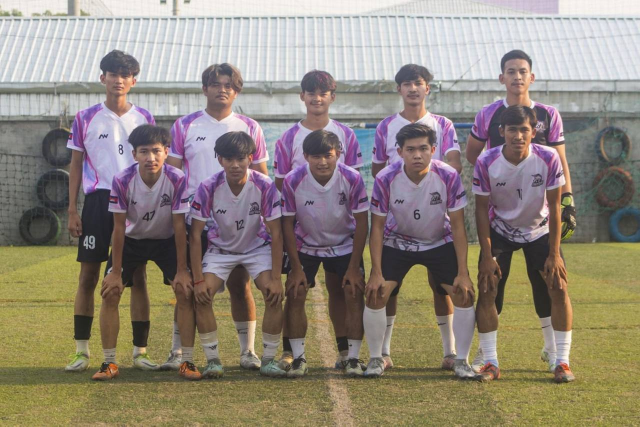
#> input picture week5/photos.jpg, 1280 x 853 px (shown at 1/2 size)
$ python face_detection.py
#> lines starting #> are read from the running program, lines starting #| are printed output that depends on the picture
import cv2
import numpy as np
import os


def load_haar_cascade():
    # Check if the Haar Cascade file exists
    cascade_path = cv2.data.haarcascades + 'haarcascade_frontalface_default.xml'
    if not os.path.exists(cascade_path):
        raise FileNotFoundError("Haar Cascade file does not exist.")
    face_cascade = cv2.CascadeClassifier(cascade_path)
    return face_cascade


def detect_faces(img, face_cascade):
    gray = cv2.cvtColor(img, cv2.COLOR_BGR2GRAY)
    faces = face_cascade.detectMultiScale(
        gray, scaleFactor=1.1, minNeighbors=5, minSize=(30, 30))
    return faces


def extract_faces(img, faces, new_width=100, new_height=150):
    face_images = []
    for (x, y, w, h) in faces:
        face = img[y:y + h, x:x + w]
        resized_face = cv2.resize(face, (new_width, new_height))
        face_images.append(resized_face)
    return face_images


def create_face_collage(face_image, original_image, cols=5, new_width=100, new_height=150):
    rows = (len(face_image) + 1 + cols - 1) // cols
    collage = np.zeros((rows * new_height, cols * new_width, 3), dtype=np.uint8)

    # Resize the original image to fit in the first block
    resized_original = cv2.resize(original_image, (new_width, new_height))
    collage[0:new_height, 0:new_width] = resized_original

    for idx, face in enumerate(face_image):
        row = (idx + 1) // cols
        col = (idx + 1) % cols
        collage[row * new_height:(row + 1) * new_height,
        col * new_width:(col + 1) * new_width] = face

    return collage


def image_detection(img_path):
#> called with img_path = 'photos.jpg'
    face_cascade = load_haar_cascade()
    img = cv2.imread(img_path)
#> img is the input picture: shape (853, 1280, 3); mean B, G, R 123.5, 135.1, 144.6
    faces = detect_faces(img, face_cascade)
#> in detect_faces, `gray = cv2.cvtColor(img, cv2.COLOR_BGR2GRAY)`:
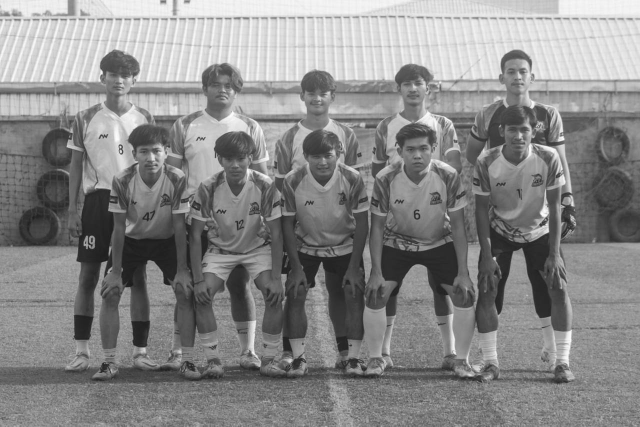
#> gray: shape (853, 1280) (shown at 1/2 size); min 20, max 255, mean 136.6
#> in detect_faces, `faces = face_cascade.detectMultiScale( gray, scaleFactor=1.1, minNeigh..`: faces = 13 rows, first 6: [410, 147, 64, 64], [1002, 119, 64, 64], [209, 130, 59, 59], [794, 144, 64, 64], [604, 164, 61, 61], [1004, 237, 65, 65]
    face_images = extract_faces(img, faces)
#> the loop in extract_faces, `for (x, y, w, h) in faces:` made 13 passes
#> (x, y, w, h) on passes 1 to 12: (410, 147, 64, 64), (1002, 119, 64, 64), (209, 130, 59, 59), (794, 144, 64, 64), (604, 164, 61, 61), (1004, 237, 65, 65), (799, 272, 71, 71), (265, 277, 71, 71), (612, 288, 66, 66), (607, 185, 60, 60), (1140, 304, 65, 65), (157, 244, 76, 76)
#> pass 1, in extract_faces, `resized_face = cv2.resize(face, (new_width, new_height))`:
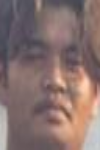
#> resized_face: shape (150, 100, 3); mean B, G, R 110, 112.8, 135.3
#> pass 2, in extract_faces, `resized_face = cv2.resize(face, (new_width, new_height))`:
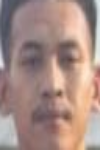
#> resized_face: shape (150, 100, 3); mean B, G, R 133.3, 140.9, 167.7
#> after the loop in extract_faces, `for (x, y, w, h) in faces:`:
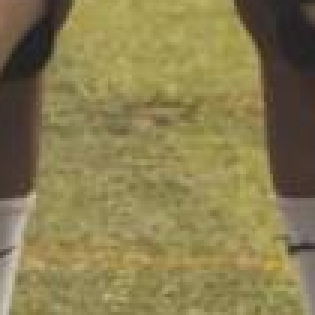
#> face: shape (105, 105, 3) (shown 3 times larger); mean B, G, R 79.7, 124.6, 135.9
#> after the loop in extract_faces, `for (x, y, w, h) in faces:`: face_images = 13 items
#> face_images = 13 items

    if face_images:
        collage = create_face_collage(face_images, img)
#> in create_face_collage, `rows = (len(face_image) + 1 + cols - 1) // cols`: rows = 3
#> in create_face_collage, `resized_original = cv2.resize(original_image, (new_width, new_height))`:
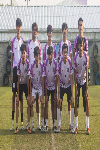
#> resized_original: shape (150, 100, 3); mean B, G, R 123.5, 135.1, 144.6
#> in create_face_collage, `collage[0:new_height, 0:new_width] = resized_original`:
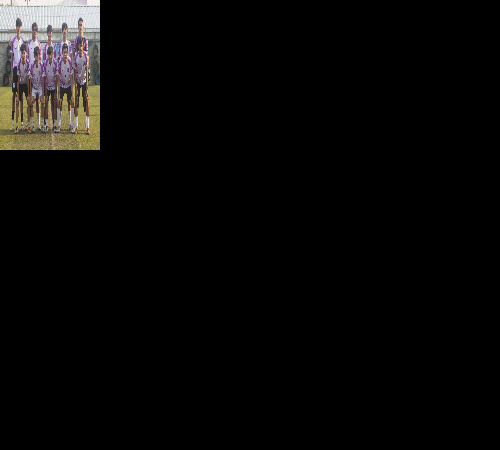
#> collage: shape (450, 500, 3); mean B, G, R 8.2, 9, 9.6
#> the loop in create_face_collage, `for idx, face in enumerate(face_image):` made 13 passes
#> (row, col) on passes 1 to 12: (0, 1), (0, 2), (0, 3), (0, 4), (1, 0), (1, 1), (1, 2), (1, 3), (1, 4), (2, 0), (2, 1), (2, 2)
#> after the loop in create_face_collage, `for idx, face in enumerate(face_image):`:
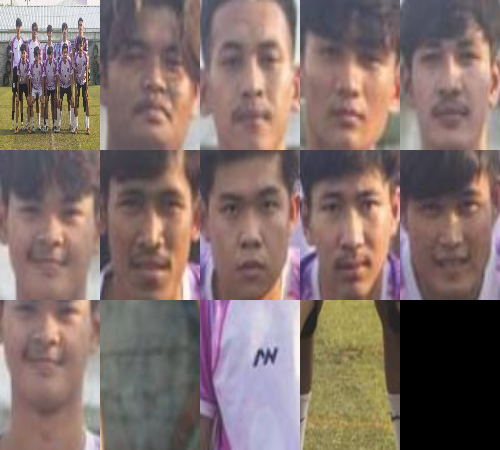
#> collage: shape (450, 500, 3); mean B, G, R 107.6, 111.6, 130
        cv2.imshow("Face Detection Collage", collage)
        cv2.waitKey(0)
        cv2.destroyAllWindows()
    else:
        print("No faces detected:")


if __name__ == "__main__":
    image_path = "photos.jpg"
    image_detection(image_path)
